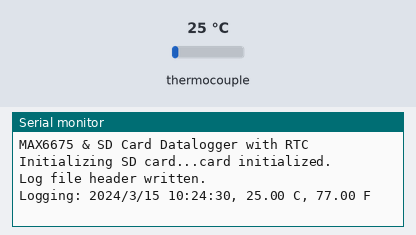
Recording of a sketch running on a simulated Arduino Uno, built with avr-gcc and run on an emulated ATmega328P. Shown: the last lines printed to the serial monitor. The inputs (shaded band) are chosen by the test bench; at power-on: thermocouple 25 °C. The local clock reads 2024-03-15 10:24:30 at power-on unless the sketch sets it; storage starts empty.

Above: at 1.7 s.
1.8 s: thermocouple set to 6 °C
At 6.0 s:
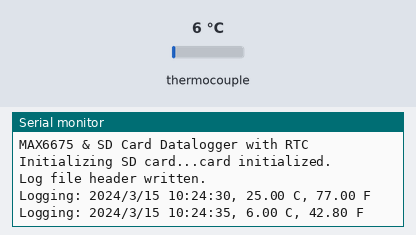
6.1 s: thermocouple set to 75 °C
At 11.9 s:
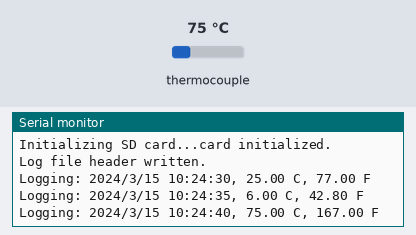
Timing chart, 0 to 13.4 s (numbered marks = the images above; inputs shaded):
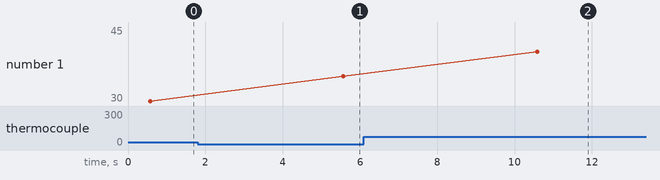

The sketch:

Temp_Monitor.ino
```cpp
// This example reads temperature from a MAX6675 thermocouple and logs the data
// to a file on an SD card every 5 seconds with a timestamp from a DS3231 RTC.

#include <SPI.h>
#include <SD.h>
#include <Wire.h>
#include <RTClib.h>
#include <max6675.h>

// --- Pin Definitions ---

// Thermocouple pins (using software SPI)
int thermoDO = 4;
int thermoCS = 5;
int thermoCLK = 6;

// SD Card Chip Select pin (using hardware SPI)
// Note: On an Arduino Uno, the hardware SPI pins are 11 (MOSI), 12 (MISO), and 13 (SCK).
// These are used automatically. You only need to define the CS pin.
const int chipSelect = 10;

// --- Object Initialization ---

// Initialize the RTC object
RTC_DS3231 rtc;

// Initialize the MAX6675 library for the thermocouple
MAX6675 thermocouple(thermoCLK, thermoCS, thermoDO);

// File object for the log file on the SD card
File dataFile;

void setup() {
  // Start serial communication for debugging purposes
  Serial.begin(9600);

  // --- RTC Setup ---
  if (!rtc.begin()) {
    Serial.println("Couldn't find RTC");
    Serial.flush();
    while (1);
  }

  // The following block will run if the RTC has lost power.
  // It sets the RTC to the date & time this sketch was compiled.
  if (rtc.lostPower()) {
    Serial.println("RTC lost power, let's set the time!");
    // When the sketch is compiled, the C++ preprocessor saves the date and time as strings.
    // The F() macro stores them in flash memory to save RAM.
    rtc.adjust(DateTime(F(__DATE__), F(__TIME__)));
  }

  // --- Thermocouple Setup ---
  Serial.println("MAX6675 & SD Card Datalogger with RTC");
  delay(500); // wait for MAX chip to stabilize

  // --- SD Card Setup ---
  Serial.print("Initializing SD card...");
  if (!SD.begin(chipSelect)) {
    Serial.println("Card failed, or not present");
    while (1);
  }
  Serial.println("card initialized.");

  // Create/Open the file and write a header.
  dataFile = SD.open("datalog.txt", FILE_WRITE);
  if (dataFile) {
    dataFile.println("Date,Time,Temp (C),Temp (F)");
    dataFile.close();
    Serial.println("Log file header written.");
  } else {
    Serial.println("Error opening datalog.txt");
  }
}

void loop() {
  // Get the current time from the RTC
  DateTime now = rtc.now();

  // Read the temperature from the thermocouple
  float tempC = thermocouple.readCelsius();
  float tempF = thermocouple.readFahrenheit();

  // Open the log file on the SD card to append data
  dataFile = SD.open("datalog.txt", FILE_WRITE);

  if (dataFile) {
    // --- Print data to the Serial Monitor for real-time viewing ---
    Serial.print("Logging: ");
    Serial.print(now.year(), DEC);
    Serial.print('/');
    Serial.print(now.month(), DEC);
    Serial.print('/');
    Serial.print(now.day(), DEC);
    Serial.print(" ");
    Serial.print(now.hour(), DEC);
    Serial.print(':');
    Serial.print(now.minute(), DEC);
    Serial.print(':');
    Serial.print(now.second(), DEC);
    Serial.print(", ");
    Serial.print(tempC);
    Serial.print(" C, ");
    Serial.print(tempF);
    Serial.println(" F");

    // --- Write the data to the SD card file in CSV format ---
    dataFile.print(now.year(), DEC);
    dataFile.print('/');
    dataFile.print(now.month(), DEC);
    dataFile.print('/');
    dataFile.print(now.day(), DEC);
    dataFile.print(",");
    dataFile.print(now.hour(), DEC);
    dataFile.print(':');
    dataFile.print(now.minute(), DEC);
    dataFile.print(':');
    dataFile.print(now.second(), DEC);
    dataFile.print(",");
    dataFile.print(tempC);
    dataFile.print(",");
    dataFile.println(tempF);

    // Close the file to save the data
    dataFile.close();

  } else {
    Serial.println("Error opening datalog.txt");
  }

  // Wait for 5 seconds before the next reading
  delay(5000);
}
```

Measured:
- after the input at 1.8 s, the serial monitor: prints a new line after 3.8 s (image 1)
- after the input at 6.1 s, the serial monitor: prints a new line after 4.5 s (image 2)
